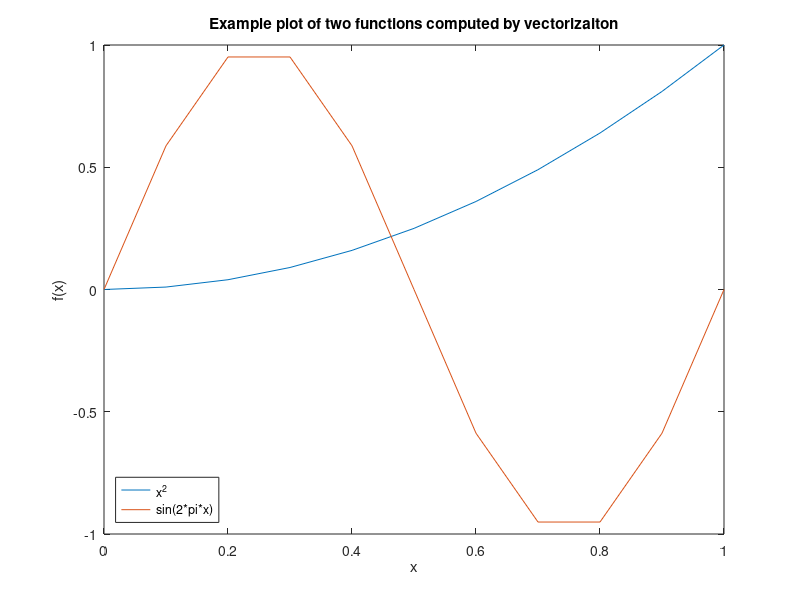

Write MATLAB code to recreate this figure. (Note: this script raises an error after producing the figure.)
%% Introduction to Plotting and Vectorization
% This lab will provide an introduction to two dimensional plots. At the end, 
% you should feel comfortable plotting functions of the form f(x). You should 
% find this useful not only for visualizing the solutions of ODEs, but also for 
% plotting general data that might appear in other courses and work.
% 
% In the process we will also introduce the concept of vectorization, which 
% is helpful for writing efficient and "clean" code. Vectorization is a concept 
% found not only in MATLAB but also C/C++, Fortran, and other languages.
% 
% Opening the m-file lab1.m in the MATLAB editor, step through each part using 
% cell mode to see the results. Compare the output with the PDF, which was generated 
% from this m-file.
% 
% There are twelve (12) exercises in this lab that will be graded. Write your 
% solutions in the template, including appropriate descriptions in each step. 
% Save the .m file as lab1_<UTORid>.m and submit it online on Quercus. Also, submit 
% a PDF of the output by generating html (by going to 'File', 'Publish') and then 
% saving to a PDF called lab1_<UTORid>.pdf. Substitute your UTORid for <http://utorid 
% UTORid>.
%% Student Information
% Student Name: Qixian Aiden Wang
% 
% Student Number: 1008880169
%% Creating Vectors Explicitly
% MATLAB plots vectors (also known as arrays) of data points. The first way 
% to create vectors is to give MATLAB a list of values of the form:
% 
% x = [value1, value2, value3, ..., valueN];
% 
% We can then see the values in the array x by entering |x| without a semilcolon 
% or with the command |disp(x)|, with or without the semicolon.
% 
% Individual entries of the vector can be accessed with the command |x(i)|, 
% where |i| is between 1 and the length of the array. If |i| is not in this range 
% an error is thrown.
% 
% Examine the following commands and their output.

x = [.5, 1.0, 2.3, 4.0, 4.333, 5.];     %These are arbitrary values
x
disp(x)
disp(x);
x(1)
x(2)
%% Exercise 1
% Objective: Observe a MATLAB error when you try to access an invalid index.
% 
% Details: Try to access elements of the vector |x|, created in the previous 
% step at the command prompt |>>|. Try values of |i| outside the valid range. 
% Try negative values, zero, and large positive values. Copy down the error message 
% in each case, and report this in your submitted work as:
% 
% Error for negative index: Array indices must be positive integers or logical 
% values.
% 
% Error for zero index: Array indices must be positive integers or logical values.
% 
% Error for positive index outside of the bounds: Index exceeds the number of 
% array elements. Index must not exceed 6.
% 
% Only include the error message as a comment (with the percent signs), DO NOT 
% INCLUDE THE CODE IN YOUR SUBMISSION.
%% Plotting a Vector
% Given a list (one dimensional array) of values we can plot them with the command 
% |plot(x)|, with or without a semicolon. This will plot the points in the data 
% set |(i, x(i))|.

plot(x)
%% Plotting Vector x against Vector y
% To plot functions, we need two vectors: a set of x points and a corresponding 
% set of y points. We now create a vector |y| and plot x against y with the command 
% |plot(x,y)|.
% 
% If the two vectors are not the same size, MATLAB will throw an error.

y = [3.7, -3.4, 1.02, 2.2, .04, 1.0];   %These are arbitrary values
plot(x,y)
%% Exercise 2
% Objective: Create two vectors and plot one against the other.
% 
% Details: Explicitly create the vectors
% 
% x = [-5, -3, -1, 0, 2, 4, 6]
% 
% and
% 
% y = [-25, -9, -1, 0, 4, 16, 36]
% 
% And plot |x| against |y|. Your submission should show both the creation of 
% the vectors and the figure, as in the example.

x = [-5, -3, -1, 0, 2, 4, 6] %Creation of the x vectors
y = [-25, -9, -1, 0, 4, 16, 36] %Creation of the y vectors
plot(x,y) %plotting x against y
%% Creating Vectors with For Loops
% Entering the values by hand is tedious and error prone. We can use MATLAB's 
% programming features to create them. Suppose we want to create a vector of N 
% points between 0 and 1, equally spaced and inclusive. This would be useful if 
% we wanted to evaluate a function, f(x), at all of these values.
% 
% The distance between the points will be h = (1 - 0)/(N-1), so that:
% 
% 0 = x(1) = 0 * h < x(2) = 1 * h < ... < x(j) = (j-1) * h < ... < x(N) = (N-1) 
% * j = 1
% 
% NOTE: if we with to do this between two arbitrary points, a < b, instead of 
% 0 and 1, the values would be: h = (b - a)/(N-1) and a = x(1) = a + 0 * h < x(2) 
% = a+ 1 * h < ... < x(j) = a +(j-1) * h < ...< x(N) = b
% 
% We assign a value of N, compute h, preallocate a vector x, and then loop through 
% the vector.
% 
% By 'preallocate' we mean 'set aside an array of the appropriate size in memory 
% for future use'. Preallocation can be done with the command |x = zeros(N,1);|, 
% which makes an array of length N in which all the entries are zero. Other options 
% are possible, too.

N = 11;             %Alter this value to see different results
h = (1-0)/(N-1);
x = zeros(N,1);     %This creates a column vector.
%zeros(1,N) would create a row vector.

for j = 1:N
    x(j) = (j-1) * h;
end
disp(x);
%% Plotting y = x^2
% As a first example of plotting a function, we plot y = x^2. Using the array 
% |x| created in the last step, we populate a vector |y| such that |y(i) = x(i)^2| 
% and plot it.

y = zeros(N,1);     %Preallocate the array

for j = 1:N
    y(j) = x(j)^2;
end

disp(y);

plot(x,y)
%% Plotting y = sin(2 * pi * x)
% MATLAB has a number of built in functions including the trigonometric functions 
% (sin, cos, arccos,...), the exponential functions (exp), the natural logarithm 
% function (log), hyperbolic functions (sinh, cosh), and others. The constant 
% |pi| is also defined. For a full list of built in functions type |help elfun| 
% at the MATLAB command line.
% 
% We create the vector |z| with |z(j) = sin(2*pi*x(j))|, using the same array 
% as from the previous steps.

z = zeros(N,1);     %Preallocate the array

for j = 1:N
    z(j) = sin(2 * pi * x(j));
end

plot(x,z)
%% Exercise 3
% Objective: Plot |x|.x
% 
% Details: Using a for loop, create a vector x of 101 equally spaced points 
% between -3 and 7, inclusive. Then create a vector y, such that |y(i) = abs(x(i))*x(i)| 
% using a for loop. Plot the results.
% 
% Your submission should include the code, as in the example, and appropriate 
% comments.

N = 101;             %This helps to create 101 points
h = (7-(-3))/(N-1); %This finds the difference between 2 adjacent values
x = zeros(1,N);     %This creates a row vector with N or 101 values for X-axis
y = zeros(1,N);     %This creates a row vector with 101 values for Y-axis

for j = 1:N
    x(j) = (j-1) * h;   %Populate X with the desired values
    y(j) = abs(x(j)) * x(j);    %Populate the corresponding Y values
end

plot(x,y)   %Plot x against y

%% Plotting Two Data Sets at Once
% We can also plot the preceding two examples on the same figure with the command 
% |plot(x, y, x, z)|. MATLAB will automatically put a different color on each 
% line.

h=0.1              %redefine the variables x, y, z
x=0:h:1;           %because they might have been
y=x.^2;            %changed in exercise 3
z=sin(2*pi.*x);    %

plot(x,y,x,z)
%% Annotating a Figure
% It is easy to add a title, axis labels, and a legend to the preceding figure.

xlabel('x');
ylabel('f(x)');
title('Example plot of two functions plotted on the same figure');
legend('x^2', 'sin(2*pi*x)');
%% Using Help Effectively
% You can obtain help on any routine at the command line by typing |help commandname|. 
% As you may have noticed in the preceding figure, the legend was not placed in 
% a convenient position. We will now use help to find out how to move the legend 
% to the lower left corner, where it will be less obtrusive.
% 
% If you type |help legend| in the command window at the |>>| prompt, you'll 
% see a section:
% 
% LEGEND(...,'Location',LOC) adds a legend in the specified location, LOC, with 
% respect to the axes. LOC may be either a 1x4 position vector or one of the following 
% strings:
%%
% 
%        'North'              inside plot box near top
%        'South'              inside bottom
%        'East'               inside right
%        'West'               inside left
%        'NorthEast'          inside top right (default)
%        'NorthWest           inside top left
%        'SouthEast'          inside bottom right
%        'SouthWest'          inside bottom left
%
%% 
% Thus, if we call |legend| again, with the option |'Location', 'SouthWest'|, 
% it will move the legend to where we want.

%NOTE: The labels are entered again.
legend('x^2', 'sin(2*pi*x)','Location','SouthWest');
%% Vectorization - An Elegant Alternative to Loops
% In the previous examples, we used for loops to fill our arrays with the values 
% we wanted. This is very similar to what would be done in C/C++, Java, Fortran, 
% and other languages.
% 
% MATLAB provides a faster way to perform these looped operations, using vectorization, 
% which proccesses the entire vector as a single object. For example, given a 
% vector |x|, we can get the sine of the values in |x| with the command |sin(x)|, 
% which outputs another vector. This works with all built in MATLAB functions.
% 
% Multiplication, division, and exponentiation are handled differently. Instead 
% of using |*|, |/|, and |^|, we must use |.*|, |./|, and |.^| to indicate that 
% we want the operation to be performed on each element. The reason for this change 
% in the symbols is that MATLAB uses the symbols without the period for matrix 
% multiplication, exponentiation, and other actions.
% 
% Vectorization yields more concise and less error prone code:

y = x.^2;               %Alternatively, y = x .* x;
z = sin(2 * pi * x);    %NOTE:  Multiplcation by the scalar 2*pi, does not
%       require the .* operator.  Why is that?

plot(x,y,x,z)           %Verify that these are the same results
xlabel('x');
ylabel('f(x)');
title('Example plot of two functions computed by vectorizaiton');
legend('x^2', 'sin(2*pi*x)','Location','SouthWest');
%% Speed Comparison
% Historically, it was desirable both for clarity and speed to use vecotrized 
% operations in place of loops everywhere possible in MATLAB. Recent versions 
% of MATLAB have reduced the speed advantage through the introduction of a Just 
% in Time (JIT) compiler, parallel for loops, and other tools.
% 
% However, we can still demonstrate the speed advantage, and the benefit to 
% clarity is already evident.
% 
% Timing is done with the |tic|, |toc| commands, which enclose the region we 
% want to benchmark. The first output is the time for the construction done by 
% looping, the second output is the time for construction done with vectorization.

clear y;    %Clear the y array
tic;        %Begin timing the construciton and filling of the array

y = zeros(N,1);

for j = 1:N
    y(j) = x(j)^2;
end

toc;

clear y;    %Clear the y array
tic;
y = x.^2;
toc;
%% Exercise 4
% Objective: Compare the speedup from vectorization for a larger vector.
% 
% Details: Create a vector |x| of 5000001 equally space points between -2 and 
% 3, inclusive, using a for loop. Then time the construction of vector |y|, whose 
% values are arctan of x, by a for loop and by vectorization. Be sure to clear 
% |y| between the two runs. (Hint: use the help file to find the command for arctan!)
% 
% Your submission should include the code, as in the example, with appropriate 
% comments.

clear y;
N = 5000001;             %This helps to create 5000001 points
h = (3-(-2))/(N-1); %This finds the difference between 2 adjacent values
x = zeros(1,N);     %This creates a row vector x with N values


for j = 1:N
    x(j) = (j-1) * h;   %Populate X with the desired values
end

tic;
y = zeros(1,N);     %This creates a row vector y with N values
for j = 1:N
    y(j) = atan(x(j));   %Populate y with the desired values
end
y_time = toc;
%% Further Avoiding Loops with linspace
% In the preceding examples, we will focus on the vector |x|, which was constructed 
% with a |for| loop. MATLAB includes a routine for creating a vector of a given 
% number, |N|, of equally spaced points between two values, |a| and |b|:
% 
% |x = linspace(a, b, N);|
% 
% No preallocation is neccessary. The argument |N| is optional. If it is omitted 
% MATLAB uses 100 points by default.
% 
% We will now use linspace to plot the functions y = x - x^3 and y = exp(x) 
% in the range [-2, 4] with 200 points.

clear all;                  %Clears all variables

x = linspace(-2,4, 200);    %Create the array

y = x - x.^3;
z = exp(x);

plot(x,y,x,z)           %Verify that these are the same results
xlabel('x');
ylabel('f(x)');
title('Example plot of two functions generated by vectorizaiton');
legend('x-x^3', 'exp(x)','Location','SouthWest');
%% Exercise 5
% Objective: Solve an ODE and plot three particular solutions.
% 
% Details: Manually find the general solution of the ODE:
% 
% dy/dt + (2*t)*y = 1/exp(t^2)
% 
% and the particular solutions for initial conditions y(1) = -1, y(1) = 0, and 
% y(1) = 1. Plot these three particular solutions on the same axes lettting the 
% independent variable range from 1 to 5.
% 
% Once you have the three particular solutions you will need to:
%%
% 
%  1. Create a vector for the independent variable, t.  Use linspace with
%  a reasonable number of points (100 is fine).
%  2. Create vectors for the three solutions.  Use vectorized operations.
%  3. Plot three solutions on the same axes, annotating the figure
%   appropriately.
%
%% 
% Your submission should include, in the description section, the general solution 
% of the ODE and the three particular solutions. It should also have the appropriately 
% commented code.
%% More Plotting Examples - Line Style
% There are many plotting options available, including color, line style, and 
% marker style. Some options can be found from the |help plot| command. This is 
% done by incuding a command after each line.
% 
% In the first we example we will vary the line style.

x = linspace(-5,5);

%Plot three functions with different line styles.  NOTE: the
%function can be put directly in the plot argument.
plot(x, sin(x),'--', x, cos(x),'-.', x, exp(-x.^2),':');
legend('sin', 'cos', 'exp(-x^2)');
%% More Plotting Examples - Line Color
% We can also control the color, mixing it with line style.

%Plot two functions, first in green and then in red.
x = linspace(-1,1);
plot(x, x.^3 .* sin(x), 'g', x, -x .* exp(x), 'r-');
legend('x^3 * sin(x)', '-x * exp(x)');
%% More Plotting Examples - Markers
% Markers can be used at the individual points, with and without a line joining 
% the points.

x = linspace(-4,4, 20);
plot(x, sin(x), 'x-', x, (x.^2)./(1+x.^2), '.');
legend('sin(x)', 'x^2/(1+x^2)');
%% Inline functions of one variable
% Suppose we wish to construct the function:
% 
% |f(x) = x * sin(x)|
% 
% In a way that MATLAB can understand and manipulate. This will let us compute 
% values of |f(x)|, plot it, and create other functions from it.
% 
% This can be accomplished by defining an inline function of one variable, with 
% the command:
% 
% function name = @(argument name) mathematical expression;
% 
% For this example, the function name is |f|, the argument name is |x|, and 
% the mathematical expression is |x * sin(x)|.
% 
% Consider the following examples, and take note of:
% 
% 1. The use of vectorization in the definitions, 2. The different ways that 
% the output can be displayed, 3. The different variable names.

f = @(x) x .* sin(x);

x = 1;
fprintf(' f(%g) = %g\n', x, f(x));
fprintf(' f(%g) = %g\n', 1, f(1));
disp(f(1));
f(1)
x = 2;
fprintf(' f(%g) = %g\n', 2, f(2));
fprintf(' f(%g) = %g\n', 2, f(2));
disp(f(2));
f(2)

disp(f([1,2]))

g = @(t) t.^2 - t +1;
g(1)
g(2)

% Construct an array of 100 grid points from -2 to 2, and plot g(t).
t = linspace(-2,2);
plot(t, g(t));
% Label axes
xlabel('t');
ylabel('g');
%% Exercise 6
% Objective: Write and use an inline function of one variable.
% 
% Details: Define the inline function for
% 
% |f(x) = (x^3 - abs(x)) * ln(x^2+1)|
% 
% Use this function to compute |f(0)|, |f(1)|, and |f(-1)| and plot the function 
% with 100 grid points from -5 to 5. Make sure to use vectorization in your definition, 
% and label your axes.
% 
% Your submission should show the definition of the function, and the computation 
% of these values.
%% Inline functions of two variables
% Suppose we wish to solve the equation
% 
% |x = y^3 + y|
% 
% for |y| as a function of |x|. If we do this by root finding, then, given a 
% value of |x0|, we need to find the root of the function
% 
% |g(y) = f(x0,y) = y^3 + y - x0|
% 
% We will accomplish this using inline functions.
% 
% Inline functions of two variables are defined as:
% 
% func = @(x,y) f(x,y);
% 
% where func is the name you wish to assign your function, and |f(x,y)| is the 
% relevant expression.
% 
% Some examples of defining and using inline functions of two variables are 
% given below.

f = @(x,y) y.^3 + y - x;
x = 0; y = 0;
fprintf(' f(x = %g, y = %g) = %g\n', x, y, f(x, y));
x = 0; y = 1;
fprintf(' f(x = %g, y = %g) = %g\n', x, y, f(x, y));
disp(f(x,y))
f(0,1)

h = @(t,u) t.^2  + sin(u);
h(1, pi/2)
h(2, 2)
%% Exercise 7
% Objective: Write and use an inline function of two variables.
% 
% Details: Define the inline function for
% 
% |f(x,y) = y + y^3 - cos x + x^2 - x^4|
% 
% Note that |f(x,y) = c| is the implicit solution to
% 
% |dy/dx = (4x^3 - 2x - sin x)/(1+3y^2)|.
% 
% See Examples 1-3 of section 2.1 in Brannan and Boyce for similar examples.
% 
% Use this function to compute |f(0, 0)|, |f(pi/2,1)|, and |f(-1,-1)|. Make 
% sure to use vectorization in your definition.
% 
% Your submission should show the definition of the function, and the computation 
% of these values.
%% Numerically solving an implicit equation
% Given |x0|, we will now solve the equation
% 
% |f(x0, y) = y^3 + y - x0 = 0|
% 
% for y. This will be accomplished using fzero, which employs a more advanced 
% form of Newton's method.
% 
% The minimal arguments needed for using fzero are:
% 
% fzero(function_handle, guess)
% 
% function_handle is an abstract data structure which directs MATLAB towards 
% a function of a single variable that it will try to zero.
% 
% We need to tell MATLAB that it is trying to solve for the |y| argument. This 
% is done by creating an inline function of one variable from the existing function, 
% i.e.
% 
% g = @(y) f(x0, y)
% 
% And then having fzero try to solve
% 
% |g(y) = 0|
% 
% You can either define the new inline function and use it:
% 
% g = @(y) f(x0, y); y = fzero(g, guess);
% 
% or you can put the inline function argument directly in the function handle 
% argument:
% 
% y = fzero(@(y) f(x0,y), guess);
% 
% The guess is an initial guess for what we anticipate y to be. Finding a good 
% initial guess may require some experimentation. For this example, the guess 
% may be quite poor, and the algorithm will still converge. For others, more care 
% must be taken.
% 
% Note the various ways of constructing the inline function of one variable, 
% and the different guesses.

f = @(x,y) y.^3 + y - x;

x0 = 1;
guess = 1;
g = @(y) f(x0, y);
y = fzero(g, guess);
fprintf(' y(%g) = %g\n', x0, y);

guess = 50;
y = fzero(g, guess);
fprintf(' y(%g) = %g\n', x0, y);

x = 2;
g = @(y) f(x, y);
y = fzero(g, 2);
fprintf(' y(%g) = %g\n', x, y);

guess = 2;
y = fzero(@(y) f(2, y), guess);
fprintf(' y(%g) = %g\n', 2, y);
%% Exercise 8
% Objective: Use fzero to solve an equation |f(x,y)=0| for y at different values 
% of x.
% 
% Details: Consider the function
% 
% |f(x,y) = y + y^3 - cos x + x^2 - x^4|
% 
% Define the appropriate inline function and compute the single solution at 
% |x = 0| and the two positive solutions at |y = 1/2|.
% 
% You will need to experiment with different guesses to get these three solutions.
% 
% Your submission should show the definition of the function, and the computation 
% of these three roots.
%% Plotting the solution
% Now we are ready to plot y as a function of x. We will construct an array 
% of x values, solve for y at each value of x, and then plot the results. This 
% will be accomplished with a for loop.

f = @(x,y) y.^3 + y - x;

% 50 points equally spaced from -5 to 2, inclusive
xvals = linspace(-5, 2, 50);

% Preallocate storage space for the solutions
yvals = zeros(size(xvals));

% Loop through all the values
for j = 1:length(xvals)
    
    yvals(j) = fzero(@(y) f(xvals(j), y), 0);
    
end

% Plot the results

plot(xvals, yvals);
xlabel('x');
ylabel('y');
%% Exercise 9
% Objective: Plot a portion of an implicit equation.
% 
% Details: Plot the portion of the solution to
% 
% |f(x,y) = y + y^3 - cos x + x^2 - x^4|
% 
% passing through the point |(0,0)| for x from -2 to 2. Use 100 grid points.
% 
% You will need to be careful with the initial guess you use in solving the 
% equation.
% 
% Your submission should show the definition of the function, the construction 
% of the arrays, the for loop, and the resultant figure.
% 
% Label your axes.
%% Exercise 10
% Objective: Solve a differential equation and plot a portion of it.
% 
% Details: Find the general implicit solution of the differential equation
% 
% |dy/dx = (-cos x + 3x^2) y|
% 
% Plot the particular solution passing through y(0) = 1 using 100 grid points 
% for x in [-1.5, 1.25].
% 
% Be careful on your choice of guess. You will be penalized if MATLAB shows 
% an error.
% 
% Your submission should show the general and particular solutions, in implicit 
% form, in the comments, the definition of the appropriate inline functions, arrays, 
% the for loop, and the figure.
% 
% Label your axes.
%% Install iode
% Objective: install iode
% 
% Details: visit <https://faculty.math.illinois.edu/iode/ https://faculty.math.illinois.edu/iode/> 
% and follow the instructions there to download and install iode.
%% Exercise 11
% Objective: use iode a plot the direction field of a differential equation
% 
% Details: After starting iode, click the "direction fields" buttom from the 
% main menu. The default is the direction field for
% 
% |dy/dx = sin(y-x)|
% 
% Click any point in the x-y plane to see a (numerically computed) solution 
% to the differential equation passing through that point.
% 
% Starting from the "Equation" menu, plot the direction field of
% 
% |dy/dx = xy^2|
% 
% Describe, in words, the behaviour of the solutions. What happens as x approaches 
% infinity? Explain why solutions are symmetric about the y-axis, i.e. |y(x)=y(-x)| 
% for any solution.
%% Exercise 12
% Objective: study the long-run behaviour of a differential equation from its 
% direction field
% 
% Details: Using iode, plot the direction field of
% 
% |dy/dx = y^4 - y^3 - 3*y^2 + y + 2|
% 
% By clicking on various initial conditions |y(0) = y_0| (iode plots the solution), 
% determine the long-run behaviour of solutions as a function of |y_0|. In other 
% words, list the constant solutions that are approached as x goes to infinity 
% and how |y_0| determines which constant solution is approached.
% 
% If your numerically computed solutions ever appear to cross then change the 
% solution method from Euler to the, much better, Runge-Kutta method. Think about 
% why solutions are not permitted to cross. If they do then this indicates a problem 
% with the numerical solver.
%% Exercise 13 (NOT TO BE HANDED IN)
% Objective: Solve a differential equation and plot the largest interval of 
% existence for this solution.
% 
% Details: Find the particular implicit solution of the differential equation
% 
% |dy/dx = -x/y, y(0) = -2|
% 
% Determine the largest interval of validity and plot the solution with 50 grid 
% points in this interval.
% 
% In the comments before your code, explain why fzero has an error.
% 
% Your submission should show the particular solution, in implicit form, in 
% the comments, the definition of the appropriate inline functions, arrays, loops, 
% and the figure.
% 
% Label your axes.
%% Exercise 14 (NOT TO BE HANDED IN)
% Objective: Solve a differential equation and plot the solution on the specified 
% interval
% 
% Details: Find the particular implicit solution of the differential equation
% 
% |du/dt = -(u^4 - 1), u(0) = .1|
% 
% and plot it for |t| from 0 to 1.
% 
% Determine a good starting guess that works throughout the interval and plot 
% the solution with 50 grid points in this interval.
% 
% Your submission should show the particular solution, in implicit form, in 
% the comments, the definition of the appropriate inline functions, arrays, loops, 
% and the figure.
% 
% Label your axes.